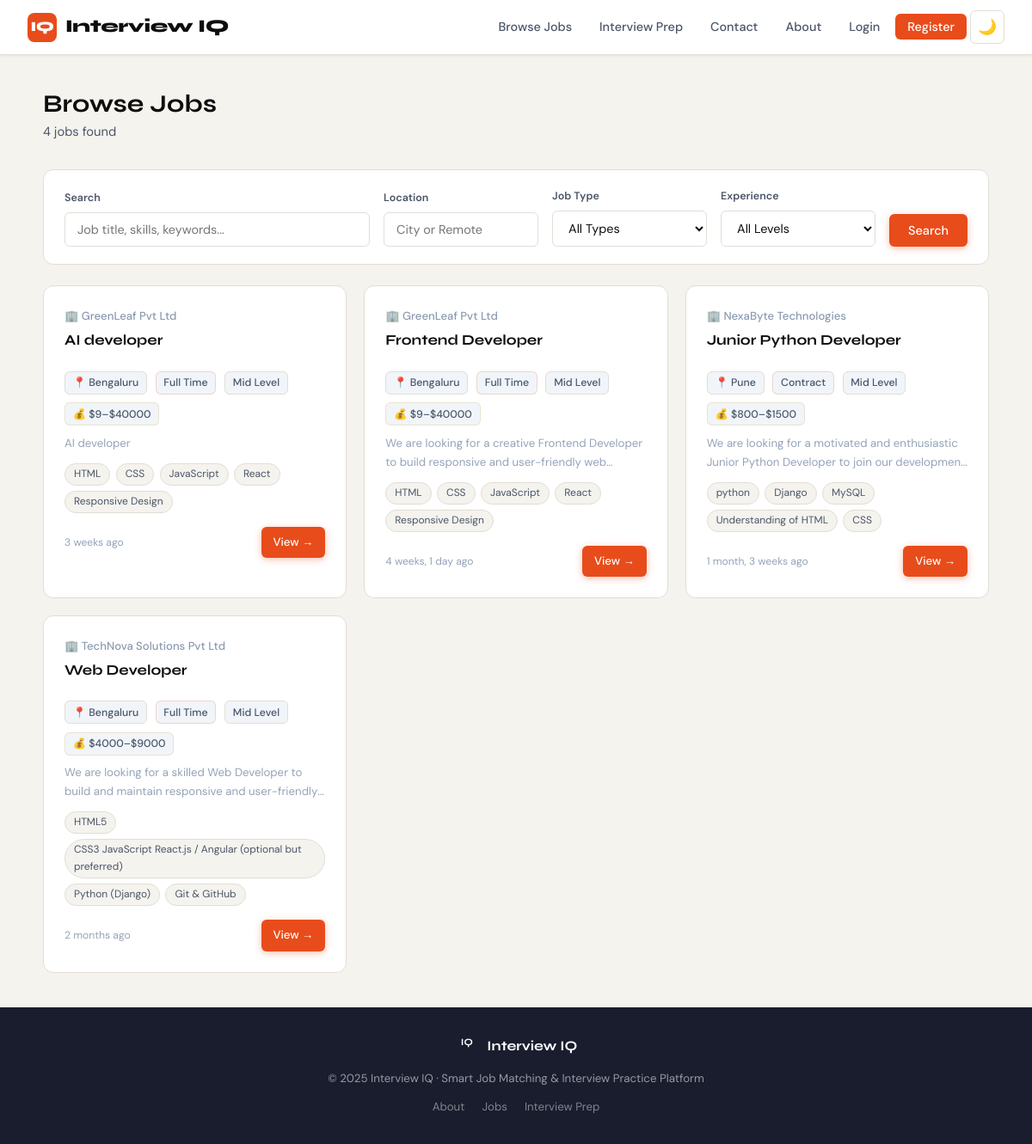
Screenshot of /jobs/ with the database file from the repository.
### jobs/models.py (models this page shows, shortened)
class Job(models.Model):
    JOB_TYPE = (('full_time','Full Time'),('part_time','Part Time'),('contract','Contract'),('internship','Internship'),('remote','Remote'))
    EXPERIENCE_LEVEL = (('entry','Entry Level'),('mid','Mid Level'),('senior','Senior Level'),('executive','Executive'))
    STATUS = (('active','Active'),('closed','Closed'),('draft','Draft'))
    company = models.ForeignKey(CompanyProfile, on_delete=models.CASCADE, related_name='jobs')
    title = models.CharField(max_length=200)
    description = models.TextField()
    requirements = models.TextField()
    skills_required = models.TextField(help_text='Comma-separated skills')
    location = models.CharField(max_length=100)
    job_type = models.CharField(max_length=20, choices=JOB_TYPE, default='full_time')
    experience_level = models.CharField(max_length=20, choices=EXPERIENCE_LEVEL, default='mid')
    salary_min = models.PositiveIntegerField(null=True, blank=True)
    salary_max = models.PositiveIntegerField(null=True, blank=True)
    status = models.CharField(max_length=10, choices=STATUS, default='active')
    deadline = models.DateField(null=True, blank=True)
    created_at = models.DateTimeField(auto_now_add=True)
    updated_at = models.DateTimeField(auto_now=True)
    def get_skills_list(self):
        return [s.strip() for s in self.skills_required.split(',') if s.strip()]
    class Meta:
        ordering = ['-created_at']

### accounts/models.py (models this page shows, shortened)
class CompanyProfile(models.Model):
    user = models.OneToOneField(User, on_delete=models.CASCADE, related_name='company_profile')
    company_name = models.CharField(max_length=200)
    industry = models.CharField(max_length=100)
    company_size = models.CharField(max_length=50, blank=True)
    website = models.URLField(blank=True)
    description = models.TextField(blank=True)
    location = models.CharField(max_length=100, blank=True)
    logo = models.ImageField(upload_to='logos/', blank=True, null=True)
    founded_year = models.PositiveIntegerField(null=True, blank=True)
    created_at = models.DateTimeField(auto_now_add=True)

### jobs/views.py (the view)
# urls.py: path('', views.job_list, name='job_list'),
def job_list(request):
    jobs = Job.objects.filter(status='active').select_related('company')
    search = request.GET.get('q', '')
    location = request.GET.get('location', '')
    job_type = request.GET.get('type', '')
    experience = request.GET.get('experience', '')
    if search:
        jobs = jobs.filter(Q(title__icontains=search) | Q(skills_required__icontains=search) | Q(description__icontains=search))
    if location:
        jobs = jobs.filter(location__icontains=location)
    if job_type:
        jobs = jobs.filter(job_type=job_type)
    if experience:
        jobs = jobs.filter(experience_level=experience)
    seeker_profile = None
    if request.user.is_authenticated and request.user.is_jobseeker():
        seeker_profile = request.user.seeker_profile
    job_data = []
    for job in jobs:
        score = job.match_score(seeker_profile) if seeker_profile else 0
        job_data.append({'job': job, 'score': score})
    if seeker_profile:
        job_data.sort(key=lambda x: x['score'], reverse=True)
    return render(request, 'jobs/job_list.html', {
        'job_data': job_data,
        'search': search,
        'location': location,
        'job_type': job_type,
        'experience': experience,
        'JOB_TYPES': Job.JOB_TYPE,
        'EXPERIENCE_LEVELS': Job.EXPERIENCE_LEVEL,
    })

### templates/jobs/job_list.html (shortened to what this page needs)
{% extends 'base.html' %}
{% block content %}
<div class="page-container">
  <div class="page-header">
    <div><h1>Browse Jobs</h1><p>{{ job_data|length }} jobs found{% if search %} for "{{ search }}"{% endif %}</p></div>
  </div>
  <form method="get" class="search-bar">
    <div class="search-field" style="flex:2;">
      <label>Search</label>
      <input type="text" name="q" value="{{ search }}" class="form-control" placeholder="Job title, skills, keywords...">
    </div>
    <div class="search-field">
      <label>Location</label>
      <input type="text" name="location" value="{{ location }}" class="form-control" placeholder="City or Remote">
    </div>
    <div class="search-field">
      <label>Job Type</label>
      <select name="type" class="form-control">
        <option value="">All Types</option>
      </select>
    </div>
    <div class="search-field">
      <label>Experience</label>
      <select name="experience" class="form-control">
        <option value="">All Levels</option>
      </select>
    </div>
    <button type="submit" class="btn btn-primary">Search</button>
  </form>
  {% if job_data %}
  <div class="grid-jobs">
    {% for item in job_data %}
    {% with job=item.job score=item.score %}
    <div class="job-card">
      <div class="job-card-header">
        <div>
          <div class="job-card-company">🏢 {{ job.company.company_name }}</div>
          <a href="{% url 'job_detail' job.pk %}"><div class="job-card-title">{{ job.title }}</div></a>
        </div>
      </div>
      <div class="job-meta">
        <span class="tag">📍 {{ job.location }}</span>
        <span class="tag tag-accent">{{ job.get_job_type_display }}</span>
        <span class="tag">{{ job.get_experience_level_display }}</span>
        {% if job.salary_min and job.salary_max %}<span class="tag tag-gold">💰 ${{ job.salary_min|floatformat:0 }}–${{ job.salary_max|floatformat:0 }}</span>{% endif %}
      </div>
      <p class="text-sm text-muted" style="margin:0.5rem 0;display:-webkit-box;-webkit-line-clamp:2;-webkit-box-orient:vertical;overflow:hidden;">{{ job.description|truncatewords:25 }}</p>
      <div class="skills-preview">
        {% for skill in job.get_skills_list|slice:":5" %}
        <span class="skill-pill">{{ skill }}</span>
        {% endfor %}
      </div>
      <div style="display:flex;justify-content:space-between;align-items:center;margin-top:1rem;">
        <span class="text-xs text-muted">{{ job.created_at|timesince }} ago</span>
        <div style="display:flex;gap:0.5rem;">
          <a href="{% url 'job_detail' job.pk %}" class="btn btn-sm btn-primary">View →</a>
        </div>
      </div>
    </div>
    {% endwith %}
    {% endfor %}
  </div>
  {% else %}
  <div class="empty-state"><div class="icon">🔍</div><h3>No jobs found</h3><p>Try adjusting your search filters.</p><a href="{% url 'job_list' %}" class="btn btn-sm btn-primary mt-1">Clear Filters</a></div>
  {% endif %}
</div>
{% endblock %}

### templates/base.html (shortened to what this page needs)
{% load static %}
<!DOCTYPE html>
<html lang="en">
<head>
  <link rel="stylesheet" href="{% static 'css/style.css' %}">
  <link rel="stylesheet" href="{% static 'css/home-enhancements.css' %}">
</head>
<body>
<nav class="navbar">
  <a href="{% url 'home' %}" class="nav-brand">
    <div class="logo-mark">IQ</div>
    Interview IQ
  </a>
  <ul class="nav-links">
    <li><a href="{% url 'job_list' %}">Browse Jobs</a></li>
    <li><a href="{% url 'question_bank' %}">Interview Prep</a></li>
    <li><a href="{% url 'contact' %}">Contact</a></li>
    <li><a href="{% url 'about' %}">About</a></li>
    {% if user.is_authenticated %}
      {% if user.is_admin_user %}
        <li class="nav-dropdown">
          <a href="{% url 'admin_dashboard' %}" class="nav-admin-badge">⚡ Admin ▾</a>
          <ul class="dropdown-menu">
            <li><a href="{% url 'admin_dashboard' %}">📊 Dashboard</a></li>
            <li><a href="{% url 'admin_users' %}">👥 Users</a></li>
            <li><a href="{% url 'admin_jobs' %}">💼 Jobs</a></li>
            <li><a href="{% url 'admin_applications' %}">📋 Applications</a></li>
            <li><a href="{% url 'admin_questions' %}">🧠 Questions</a></li>
          </ul>
        </li>
      {% elif user.is_company %}
        <li class="nav-dropdown">
          <a href="{% url 'company_dashboard' %}" style="pointer-events:none;">Dashboard ▾</a>
          <ul class="dropdown-menu">
            <li><a href="{% url 'company_dashboard' %}">📊 Overview</a></li>
            <li><a href="{% url 'company_website' %}">🌐 Company Profile</a></li>
            <li><a href="{% url 'edit_company_profile' %}">✏️ Edit Profile</a></li>
          </ul>
        </li>
        <li><a href="{% url 'post_job' %}" class="btn-nav">+ Post Job</a></li>
      {% else %}
        <li class="nav-dropdown">
          <a href="{% url 'seeker_dashboard' %}" style="pointer-events:none;">My Account ▾</a>
          <ul class="dropdown-menu">
            <li><a href="{% url 'seeker_dashboard' %}">📊 Dashboard</a></li>
            <li><a href="{% url 'my_applications' %}">📋 My Applications</a></li>
            <li><a href="{% url 'practice_history' %}">🧠 Practice History</a></li>
            <li><a href="{% url 'edit_seeker_profile' %}">✏️ Edit Profile</a></li>
          </ul>
        </li>
      {% endif %}
      <li><a href="{% url 'logout' %}" class="nav-logout">Logout</a></li>
    {% else %}
      <li><a href="{% url 'login' %}">Login</a></li>
      <li><a href="{% url 'register_seeker' %}" class="btn-nav">Register</a></li>
    {% endif %}
    <li><button id="theme-toggle" aria-label="Toggle dark mode" title="Toggle dark mode">🌙</button></li>
  </ul>
</nav>
{% block content %}{% endblock %}
<footer class="site-footer">
  <div class="footer-inner">
    <div class="footer-brand">
      <div class="logo-mark sm">IQ</div>
      <span>Interview IQ</span>
    </div>
    <p class="footer-copy">© 2025 Interview IQ · Smart Job Matching & Interview Practice Platform</p>
    <div class="footer-links">
      <a href="{% url 'about' %}">About</a>
      <a href="{% url 'job_list' %}">Jobs</a>
      <a href="{% url 'question_bank' %}">Interview Prep</a>
    </div>
  </div>
</footer>
</body>
</html>

### static/css/home-enhancements.css (style rules this page uses)
:root { --dark-bg: #0a0a0a; --dark-paper: #1a1a1a; --dark-surface: #252525; --dark-border: #404040; --dark-muted: #a0a0a0; }
#theme-toggle { background: none; border: 1px solid var(--border); color: var(--muted); padding: 8px; border-radius: var(--radius-sm); cursor: pointer; margin-left: auto; font-size: 1.1rem; }

### rows the page displays
Job: job.company.company_name "GreenLeaf Pvt Ltd", job "AI developer", job.location "Bengaluru", job.job_type "Full Time", job.experience_level "Mid Level", job.salary_min "9", job.salary_max "40000", job.description "AI developer", get_skills_list "HTML" "CSS" "JavaScript" "React" "Responsive Design", job.created_at "3 weeks"
Job: job.company.company_name "GreenLeaf Pvt Ltd", job "Frontend Developer", job.location "Bengaluru", job.job_type "Full Time", job.experience_level "Mid Level", job.salary_min "9", job.salary_max "40000", job.description "We are looking for a creative Frontend Developer to build responsive and user-friendly…", get_skills_list "HTML" "CSS" "JavaScript" "React" "Responsive Design", job.created_at "4 weeks, 1 day"
Job: job.company.company_name "NexaByte Technologies", job "Junior Python Developer", job.location "Pune", job.job_type "Contract", job.experience_level "Mid Level", job.salary_min "800", job.salary_max "1500", job.description "We are looking for a motivated and enthusiastic Junior Python Developer to join our…", get_skills_list "python" "Django" "MySQL" "Understanding of HTML" "CSS", job.created_at "1 month, 3 weeks"
Job: job.company.company_name "TechNova Solutions Pvt Ltd", job "Web Developer", job.location "Bengaluru", job.job_type "Full Time", job.experience_level "Mid Level", job.salary_min "4000", job.salary_max "9000", job.description "We are looking for a skilled Web Developer to build and maintain responsive and…", get_skills_list "HTML5" "CSS3 JavaScript React.js / Angular (optional but preferred)" "Python (Django)" "Git & GitHub", job.created_at "2 months"

### other values shown
{{ job_data|length }} "4"
